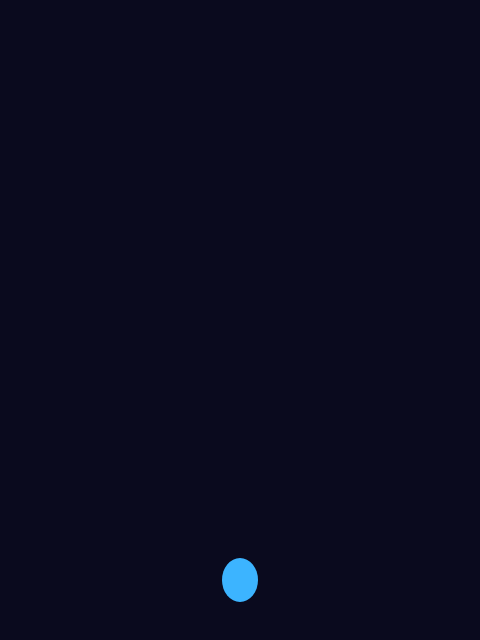
Frame 1 (no input)
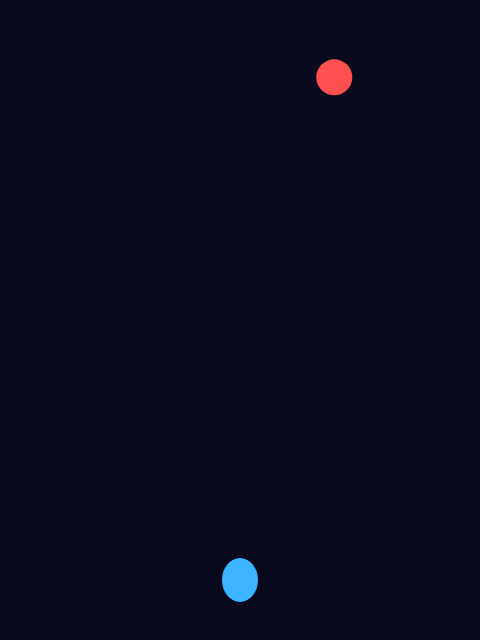
Frame 60 (no input)
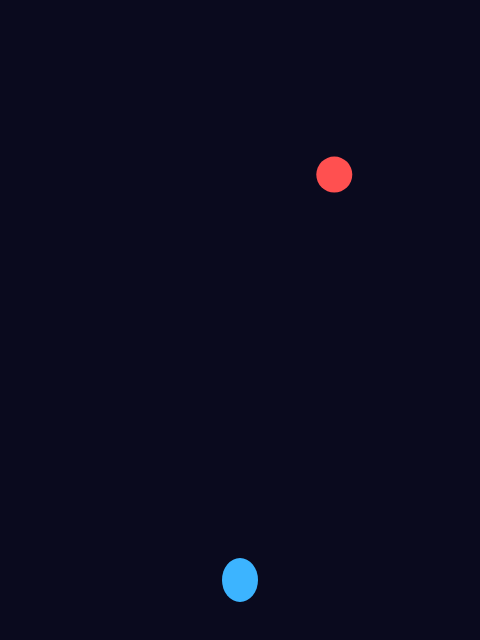
Frame 120 (the mouse pressed at the canvas centre since frame 60)

The p5.js sketch that drew these frames (run headless with seeded random() and noise() and a simulated clock; from frame 60 on, the mouse is pressed at the canvas centre):

// p5.js sketch
// ── sketch.js
// =====================
// Code & Shoot
// 第7回: 敵を出そう
// =====================

// === プレイヤー ===
let x = 240;
let y = 580;

// === 弾丸 ===
let bulletX = 0;
let bulletY = 0;
let bulletSpeed = 6;
let bulletActive = false;

// === 敵 ===
let enemyX = 240;
let enemyY = -20;
let enemySpeed = 2;
let enemyActive = true;

function setup() {
  createCanvas(480, 640);
  enemyX = random(20, 460);
  enemySpeed = random(1, 4);
}

function draw() {
  background(10, 10, 30);

  // --- プレイヤー操作（端チェックつき） ---
  if (keyIsDown(LEFT_ARROW)) {
    if (x > 20) {
      x = x - 4;
    }
  }
  if (keyIsDown(RIGHT_ARROW)) {
    if (x < 460) {
      x = x + 4;
    }
  }
  if (keyIsDown(UP_ARROW)) {
    if (y > 20) {
      y = y - 4;
    }
  }
  if (keyIsDown(DOWN_ARROW)) {
    if (y < 620) {
      y = y + 4;
    }
  }

  // --- 弾丸の発射 ---
  if (keyIsDown(32)) {
    if (!bulletActive) {
      bulletActive = true;
      bulletX = x;
      bulletY = y - 20;
    }
  }

  // --- 弾丸の移動 ---
  if (bulletActive) {
    bulletY = bulletY - bulletSpeed;
  }

  // --- 弾丸: 画面外に出たら消す ---
  if (bulletY < 0) {
    bulletActive = false;
  }

  // --- 敵の移動 ---
  if (enemyActive) {
    enemyY = enemyY + enemySpeed;
  }

  // --- 敵: 画面外に出たらリスポーン ---
  if (enemyY > 660) {
    enemyX = random(20, 460);
    enemyY = -20;
    enemySpeed = random(1, 4);
  }

  // --- 描画: プレイヤー ---
  fill(60, 180, 255);
  noStroke();
  ellipse(x, y, 36, 44);

  // --- 描画: 弾丸 ---
  if (bulletActive) {
    fill(255, 255, 100);
    ellipse(bulletX, bulletY, 6, 12);
  }

  // --- 描画: 敵 ---
  if (enemyActive) {
    fill(255, 80, 80);
    ellipse(enemyX, enemyY, 36, 36);
  }
}
